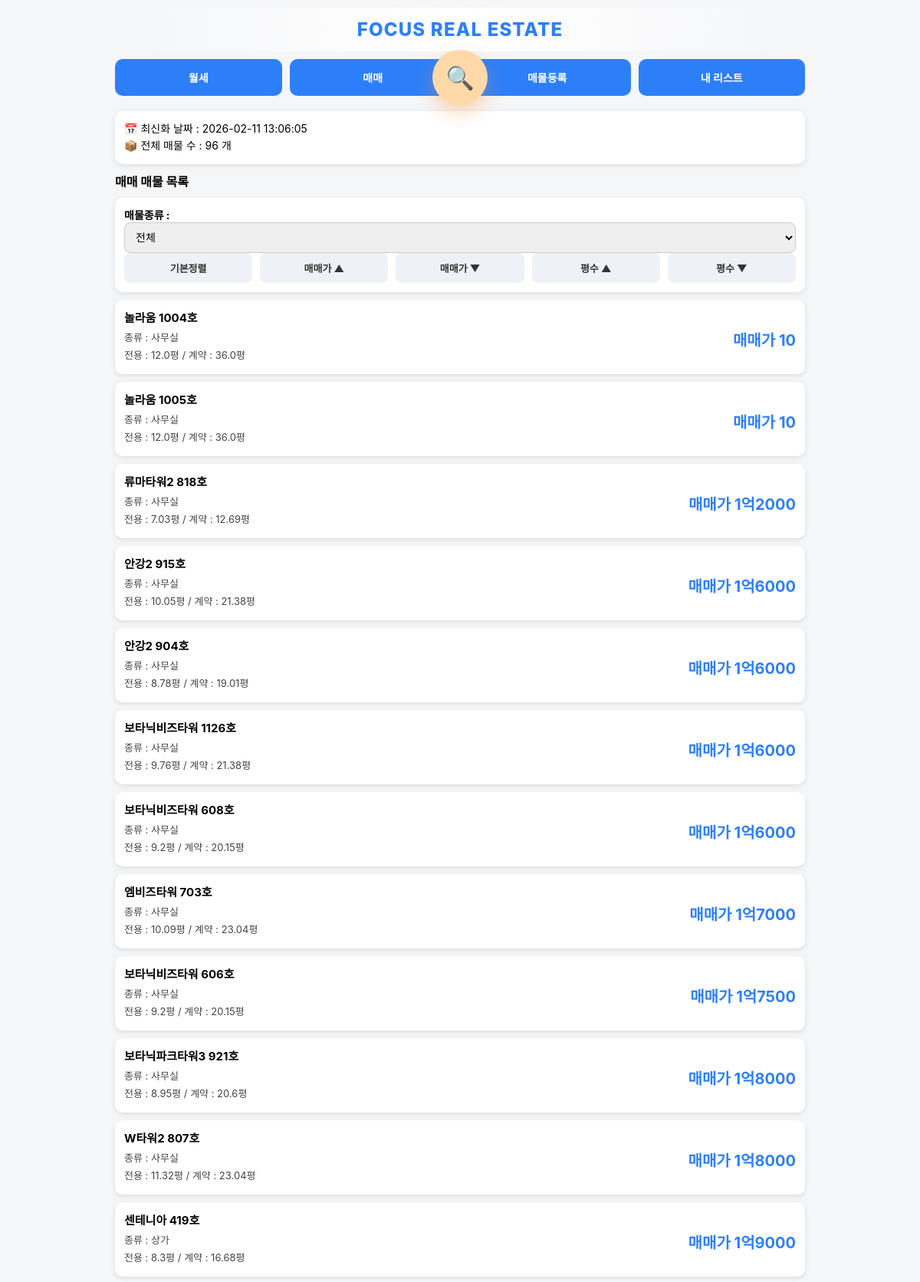
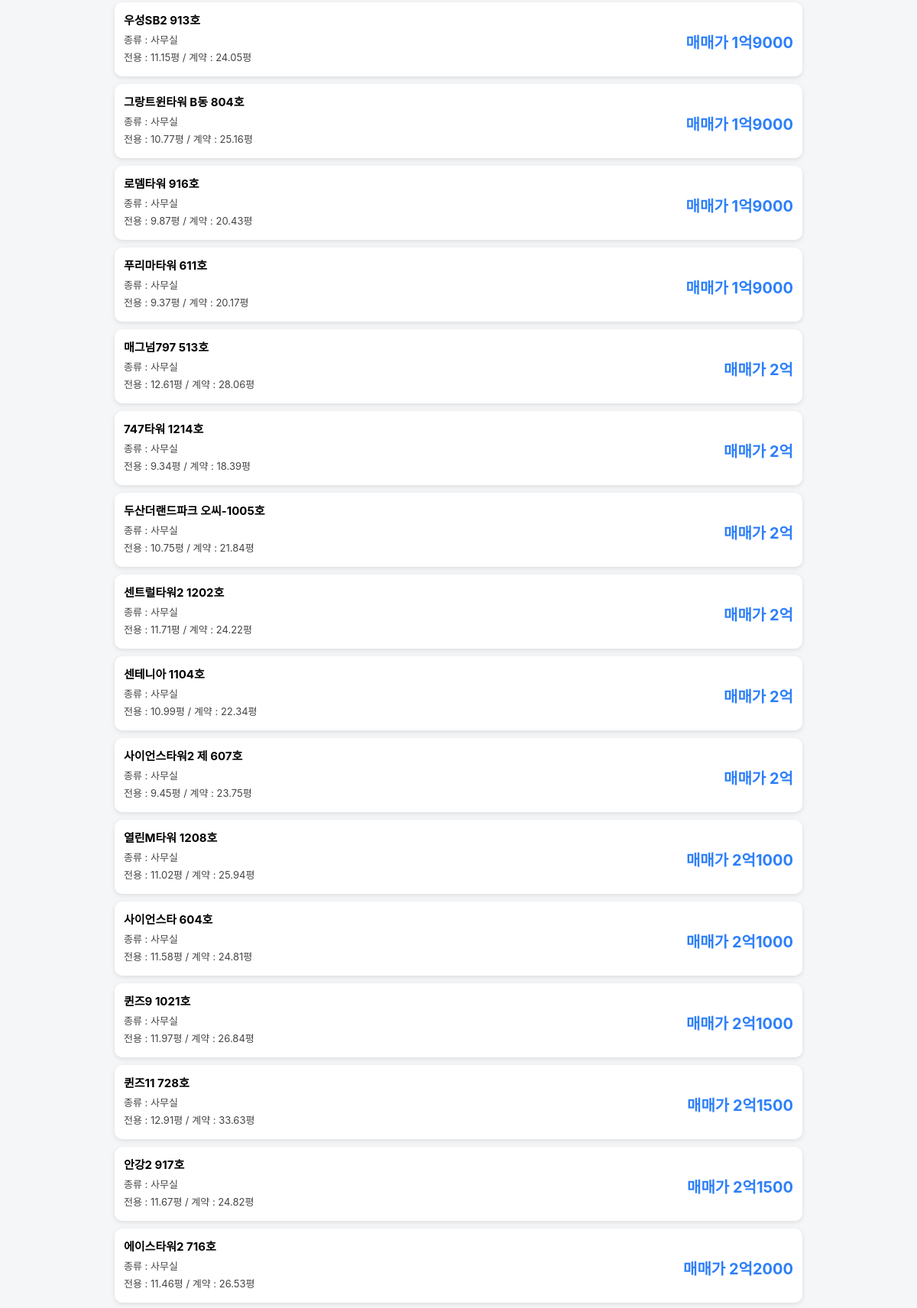
The app's page /?mode=sale (signed in, upper part) with its own data (2 pictures, top to bottom).
### app.py (models this page shows)
class UploadLog(db.Model):
    id = db.Column(db.Integer, primary_key=True)
    upload_time = db.Column(db.String(50))

class Property(db.Model):
    status = db.Column(db.String(20), default='available')
    property_type = db.Column(db.String(50))
    id = db.Column(db.Integer, primary_key=True)
    building_name = db.Column(db.String(200))
    exclusive_area = db.Column(db.Float)
    contract_area = db.Column(db.Float)
    deposit = db.Column(db.Integer)
    rent = db.Column(db.Integer)
    sale_price = db.Column(db.Integer)
    category = db.Column(db.String(20))
    status = db.Column(db.String(20), default='available')

### app.py (the view)
@app.route("/")
@login_required
def index():
    print("현재 로그인 상태:", current_user.is_authenticated)
    mode = request.args.get("mode", "rent")
    sort = request.args.get("sort", "")
    property_type = request.args.get("property_type", "")
    query = Property.query
    if property_type:
        query = query.filter(Property.property_type == property_type)
    if mode == "sale":
        query = query.filter_by(category="매매")
    else:
        query = query.filter_by(category="월세")
    if sort == "rent_asc":
        query = query.order_by(Property.rent.asc(), Property.deposit.asc())
    elif sort == "rent_desc":
        query = query.order_by(Property.rent.desc(), Property.deposit.desc())
    elif sort == "sale_asc":
        query = query.order_by(Property.sale_price.asc())
    elif sort == "sale_desc":
        query = query.order_by(Property.sale_price.desc())
    elif sort == "area_asc":
        query = query.order_by(Property.exclusive_area.asc())
    elif sort == "area_desc":
        query = query.order_by(Property.exclusive_area.desc())
    else:
        if mode == "rent":
            query = query.order_by(Property.rent.asc(), Property.deposit.asc())
        else:
            query = query.order_by(Property.sale_price.asc())
    properties = query.all()
    last_upload = UploadLog.query.order_by(UploadLog.id.desc()).first()
    upload_time = last_upload.upload_time if last_upload else "업로드 기록 없음"
    return render_template(
        "index.html",
        properties=properties,
        mode=mode,
        format_sale_price_korean=format_sale_price_korean,
        upload_time=upload_time,
        property_type=property_type
    )

### app.py (called while the page is built)
@login_manager.user_loader
def load_user(user_id):
    return User.query.get(int(user_id))

def format_sale_price_korean(price):
    try:
        price = int(price)
        if price >= 10000:
            eok = price // 10000
            rest = price % 10000
            if rest == 0:
                return f"{eok}억"
            else:
                return f"{eok}억{rest}"
        else:
            return f"{price}"
    except:
        return price

### templates/index.html (shortened to what this page needs)
{% extends "base.html" %}
{% block content %}
<div class="card info-box">
    <div>📅 최신화 날짜 : {{ upload_time }}</div>
    <div>📦 전체 매물 수 : {{ properties|length }} 개</div>
</div>
{% if mode == "sale" %}
<h2>매매 매물 목록</h2>
{% else %}
<h2>월세 매물 목록</h2>
{% endif %}
<div class="card">
<form method="get">
    <div class="filter-row">
        <strong>매물종류 :</strong>
        <select name="property_type" onchange="this.form.submit()">
            <option value="" {% if not property_type %}selected{% endif %}>전체</option>
        </select>
    </div>
</form>
<div class="sort-buttons">
    <a href="/?mode={{ mode }}&property_type={{ property_type }}">기본정렬</a>
    {% if mode == "sale" %}
        <a href="/?mode=sale&sort=sale_asc&property_type={{ property_type }}">매매가 ▲</a>
        <a href="/?mode=sale&sort=sale_desc&property_type={{ property_type }}">매매가 ▼</a>
    {% else %}
        <a href="/?mode=rent&sort=rent_asc&property_type={{ property_type }}">월세 ▲</a>
        <a href="/?mode=rent&sort=rent_desc&property_type={{ property_type }}">월세 ▼</a>
    {% endif %}
    <a href="/?mode={{ mode }}&sort=area_asc&property_type={{ property_type }}">평수 ▲</a>
    <a href="/?mode={{ mode }}&sort=area_desc&property_type={{ property_type }}">평수 ▼</a>
</div>
</div>
{% for p in properties %}
<div class="card property-card">
    <div class="card-row">
        <div class="card-left">
            <div class="title">{{ p.building_name }}</div>
            <div class="detail">
                종류 : {{ p.property_type }}
            </div>
            <div class="detail">
                전용 : {{ p.exclusive_area }}평 /
                계약 : {{ p.contract_area }}평
            </div>
        </div>
        <div class="card-right">
            <div class="price">
               {% if p.category == "매매" %}
                   매매가 {{ format_sale_price_korean(p.sale_price) }}
               {% else %}
                   임대 {{ p.deposit }}/{{ p.rent }}
               {% endif %}
        </div>
        </div>
    </div>
</div>
{% endfor %}
</div>
{% endblock %}

### templates/base.html (shortened to what this page needs)
<!DOCTYPE html>
<html>
<head>
</head>
<body>
<div class="container">
    <div class="site-header">
         FOCUS REAL ESTATE
    </div>
    <div class="menu-wrapper">
    <div class="menu">
        <a href="/?mode=rent">월세</a>
        <a href="/?mode=sale">매매</a>
        <a href="/register" class="pc-only">매물등록</a>
        <a href="/collections">내 리스트</a>
    </div>
    <a href="/search" class="search-fab" title="매물 검색">
        🔍
    </a>
</div>
{% block content %}
{% endblock %}
</body>
</html>

### templates/base.html (style rules this page uses)
.site-header { text-align: center; font-size: 24px; font-weight: 800; letter-spacing: 1.2px; padding: 14px 0; color: #2d7ff9; background: linear-gradient(to right, #f5f6f8, #ffffff, #f5f6f8); border-radius: 12px; margin-bottom: 10px; }
body { font-size: 14px; }
.card-row { display: flex; justify-content: space-between; align-items: center; }
.card-left { flex: 1; }
.card-right { text-align: right; min-width: 160px; }
.price { display: flex; justify-content: flex-end; gap: 8px; font-weight: bold; color: #2d7ff9; font-size: 16px; }
@media (min-width: 801px) { .menu { display: flex !important; flex-direction: row !important; justify-content: space-between !important; gap: 10px !important; } }
@media (min-width: 801px) { .menu a { flex: 1 !important; } }
@media (min-width: 801px) { .sort-buttons { display: flex !important; flex-direction: row !important; gap: 10px !important; } }
@media (min-width: 801px) { .price { font-size: 20px !important; } }
@media (min-width: 801px) { .sort-buttons a { flex: 1 !important; } }
body { font-family: -apple-system, BlinkMacSystemFont, "Segoe UI", Roboto, sans-serif; margin: 0; padding: 0; background: #f5f6f8; }
.container { max-width: 900px; margin: 0 auto; padding: 10px; }
h2 { font-size: 16px; margin: 10px 0; }
.menu { display: grid; grid-template-columns: repeat(3, 1fr); gap: 8px; margin-bottom: 15px; }
.menu a { text-align: center; padding: 14px 10px; background: #2d7ff9; color: white; border-radius: 10px; text-decoration: none; font-size: 14px; font-weight: bold; }
.card { background: white; padding: 12px; border-radius: 10px; margin-bottom: 10px; box-shadow: 0 2px 6px rgba(0,0,0,0.1); }
.info-box { font-size: 14px; line-height: 1.6; }
select { padding: 10px; width: 100%; border-radius: 8px; border: 1px solid #ccc; font-size: 14px; }
.sort-buttons { display: grid; grid-template-columns: repeat(2, 1fr); gap: 6px; }
.sort-buttons a { background: #eef2f7; padding: 10px; text-align: center; border-radius: 8px; text-decoration: none; font-size: 13px; color: #333; font-weight: bold; }
.property-card .title { font-weight: bold; font-size: 15px; margin-bottom: 6px; }
.property-card .detail { font-size: 13px; margin-bottom: 4px; color: #444; }
.property-card .price { margin-top: 6px; font-size: 14px; color: #2d7ff9; font-weight: bold; }
.menu-wrapper { position: relative; margin-bottom: 20px; }
.search-fab { position: absolute; left: 50%; top: 50%; transform: translate(-50%, -50%); width: 72px; height: 72px; border-radius: 50%; background: #ffd9a8; color: #ff8a00; display: flex; align-items: center; justify-content: center; font-size: 30px; text-decoration: none; box-shadow: 0 10px 25px rgba(255,150,60,0.35); transition: all 0.18s ease; z-index: 10; animation: floaty 2.4s ease-in-out infinite; }
.property-card { transition: transform 0.18s ease, box-shadow 0.18s ease; cursor: pointer; }

### records on screen
UploadLog: upload_time "2026-02-11 13:06:05"
Property: building_name "놀라움 1004호", property_type "사무실", exclusive_area "12.0", contract_area "36.0", sale_price "10"
Property: building_name "놀라움 1005호", property_type "사무실", exclusive_area "12.0", contract_area "36.0", sale_price "10"
Property: building_name "류마타워2 818호", property_type "사무실", exclusive_area "7.03", contract_area "12.69", sale_price "1억2000"
Property: building_name "안강2 915호", property_type "사무실", exclusive_area "10.05", contract_area "21.38", sale_price "1억6000"
Property: building_name "안강2 904호", property_type "사무실", exclusive_area "8.78", contract_area "19.01", sale_price "1억6000"
Property: building_name "보타닉비즈타워 1126호", property_type "사무실", exclusive_area "9.76", contract_area "21.38", sale_price "1억6000"
Property: building_name "보타닉비즈타워 608호", property_type "사무실", exclusive_area "9.2", contract_area "20.15", sale_price "1억6000"
Property: building_name "엠비즈타워 703호", property_type "사무실", exclusive_area "10.09", contract_area "23.04", sale_price "1억7000"
Property: building_name "보타닉비즈타워 606호", property_type "사무실", exclusive_area "9.2", contract_area "20.15", sale_price "1억7500"
Property: building_name "보타닉파크타워3 921호", property_type "사무실", exclusive_area "8.95", contract_area "20.6", sale_price "1억8000"
Property: building_name "W타워2 807호", property_type "사무실", exclusive_area "11.32", contract_area "23.04", sale_price "1억8000"
Property: building_name "센테니아 419호", property_type "상가", exclusive_area "8.3", contract_area "16.68", sale_price "1억9000"
Property: building_name "우성SB2 913호", property_type "사무실", exclusive_area "11.15", contract_area "24.05", sale_price "1억9000"
Property: building_name "그랑트윈타워 B동 804호", property_type "사무실", exclusive_area "10.77", contract_area "25.16", sale_price "1억9000"
Property: building_name "로뎀타워 916호", property_type "사무실", exclusive_area "9.87", contract_area "20.43", sale_price "1억9000"
Property: building_name "푸리마타워 611호", property_type "사무실", exclusive_area "9.37", contract_area "20.17", sale_price "1억9000"
Property: building_name "매그넘797 513호", property_type "사무실", exclusive_area "12.61", contract_area "28.06", sale_price "2억"
Property: building_name "747타워 1214호", property_type "사무실", exclusive_area "9.34", contract_area "18.39", sale_price "2억"
Property: building_name "두산더랜드파크 오씨-1005호", property_type "사무실", exclusive_area "10.75", contract_area "21.84", sale_price "2억"
Property: building_name "센트럴타워2 1202호", property_type "사무실", exclusive_area "11.71", contract_area "24.22", sale_price "2억"
Property: building_name "센테니아 1104호", property_type "사무실", exclusive_area "10.99", contract_area "22.34", sale_price "2억"
Property: building_name "사이언스타워2 제 607호", property_type "사무실", exclusive_area "9.45", contract_area "23.75", sale_price "2억"
Property: building_name "열린M타워 1208호", property_type "사무실", exclusive_area "11.02", contract_area "25.94", sale_price "2억1000"
Property: building_name "사이언스타 604호", property_type "사무실", exclusive_area "11.58", contract_area "24.81", sale_price "2억1000"
Property: building_name "퀸즈9 1021호", property_type "사무실", exclusive_area "11.97", contract_area "26.84", sale_price "2억1000"
Property: building_name "퀸즈11 728호", property_type "사무실", exclusive_area "12.91", contract_area "33.63", sale_price "2억1500"
Property: building_name "안강2 917호", property_type "사무실", exclusive_area "11.67", contract_area "24.82", sale_price "2억1500"
Property: building_name "에이스타워2 716호", property_type "사무실", exclusive_area "11.46", contract_area "26.53", sale_price "2억2000"

### other values on screen
{{ properties|length }} "96"
